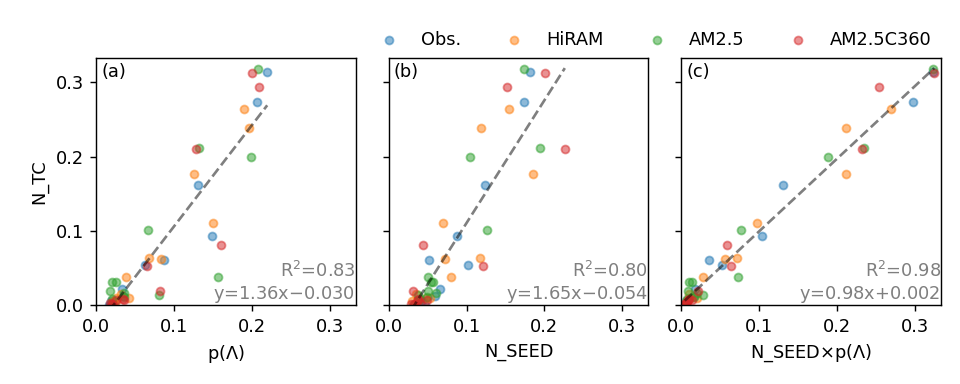

Generate this figure with Python:
#!/usr/bin/env python
# Wenchang Yang (wenchang@princeton.edu)
# Thu Jun  4 11:50:59 EDT 2020
if __name__ == '__main__':
    from misc.timer import Timer
    tt = Timer(f'start {__file__}')
import sys, os.path, os, glob
import xarray as xr, numpy as np, pandas as pd
import matplotlib.pyplot as plt
#more imports
import xaddon
from wyshared import scatterplot
#
if __name__ == '__main__':
    tt.check('end import')
#
#start from here
basin = 'NA'
years = slice('1980', '2018')
dfile = __file__.replace('.py', f'.{basin}.nc')
if os.path.exists(dfile):
    ds = xr.open_dataset(dfile)
    print('[loaded]:', dfile)
else:
    from ERA5.fig_scatter_ntc_vs_all_rainy_olife24hr import get_scatter_data as get_scatter_data_era5
    from IBTrACS.data_ntc_cycle import get_cycle as cycle_ntc
    from amipHadISST.fig_scatter_ntc_vs_all_rainy_olife24hr import get_scatter_data as get_scatter_data_hiram
    from AM2p5.fig_scatter_ntc_vs_all_rainy_olife24hr import get_scatter_data as get_scatter_data_floram
    from AM2p5C360.fig_scatter_ntc_vs_all_rainy2xvort_olife24hr import get_scatter_data as get_scatter_data_floramplus
    ds_obs = get_scatter_data_era5(basin=basin, years=years)
    ds_obs['ntc_era5'] = ds_obs['ntc']
    ds_obs['ntc'] = cycle_ntc(basin=basin, years=years)['mclim']
    ds_hiram = get_scatter_data_hiram(basin=basin, years=years)
    ds_floram = get_scatter_data_floram(basin=basin, years=years)
    ds_floramplus = get_scatter_data_floramplus(basin=basin, years=years)
    # normalize by annual total value
    func_norm = lambda x: x/x.sum('month')
    ds_obs = ds_obs.pipe(func_norm)
    ds_hiram = ds_hiram.pipe(func_norm)
    ds_floram = ds_floram.pipe(func_norm)
    ds_floramplus = ds_floramplus.pipe(func_norm)
    # concatenate data
    ds = xr.concat([ds_obs.drop('ntc_era5'), ds_hiram, ds_floram, ds_floramplus], dim=pd.Index(['Obs.', 'HiRAM', 'AM2.5', 'AM2.5C360'], name='model'))
    ds.to_netcdf(dfile)
    print('[saved]:', dfile)
models = ds.model.values
ds = ds.stack(s=['model', 'month'])
    
 
if __name__ == '__main__':
    from wyconfig import * #my plot settings
    plt.rcParams['figure.constrained_layout.use'] = False
    plt.close()
    #fig, axes = plt.subplots(4, 3, sharey=True, sharex='col', figsize=(7.5,6.5))
    fig, axes = plt.subplots(1, 3, sharey=True, sharex=True, figsize=(7.5,3))
    suptitle = None #'Obs. (IBTrACS TC)'
    #figname = __file__.replace('.py', f'_{tt.today()}.png')

    ax = axes[0]
    #scatterplot(ax=ax, xlabel='ERA5 p($\Lambda$)', ylabel='IBTrACS N_TC', x='p', y='ntc', data=ds)
    #scatterplot(ax=ax, xlabel=None, ylabel='N_TC', x='p', y='ntc', data=ds, title='Obs.', tag='(a)')
    scatterplot(ax=ax, xlabel='p($\Lambda$)', ylabel='N_TC', x='p', y='ntc', data=ds, title=None, tag='(a)', label=None, color='.99')
    for model in models:
        scatterplot(ax=ax, x='p', y='ntc', data=ds.sel(model=model), rg_on=False, label=model)

    ax = axes[1]
    #scatterplot(ax=ax, xlabel='N_SEED', x='nseed', y='ntc', data=ds)
    scatterplot(ax=ax, xlabel='N_SEED', x='nseed', y='ntc', data=ds, tag='(b)', color='.99', label=None)
    for model in models:
        scatterplot(ax=ax, x='nseed', y='ntc', data=ds.sel(model=model), rg_on=False, label=model)

    ax = axes[2]
    #scatterplot(ax=ax, xlabel='N_SEED$\\times$p($\Lambda$)', x='nseedxp', y='ntc', data=ds)
    scatterplot(ax=ax, xlabel='N_SEED$\\times$p($\Lambda$)', x='nseedxp', y='ntc', data=ds, tag='(c)', color='.99', label=None)
    for model in models:
        scatterplot(ax=ax, x='nseedxp', y='ntc', data=ds.sel(model=model), rg_on=False, label=model)
    key = 'ntc'
    ymax = ds[key].max().item()
    f = 1.05 #scale factor
    ax.set_ylim(0, ymax*f)
    ax.set_xlim(0, ymax*f)

    plt.tight_layout(rect=[0,0,1,0.9])
    axes[2].legend(bbox_to_anchor=(1, 1), loc='lower right', frameon=False, ncol=4, borderpad=0)

    if suptitle is not None:
        fig.suptitle(suptitle)

    if len(sys.argv)>1 and sys.argv[1]=='savefig':
        figname = __file__.replace('.py', '.png')
        wysavefig(figname)

    tt.check(f'**Done**')
    plt.show()
    plt.rcParams['figure.constrained_layout.use'] = True
    
